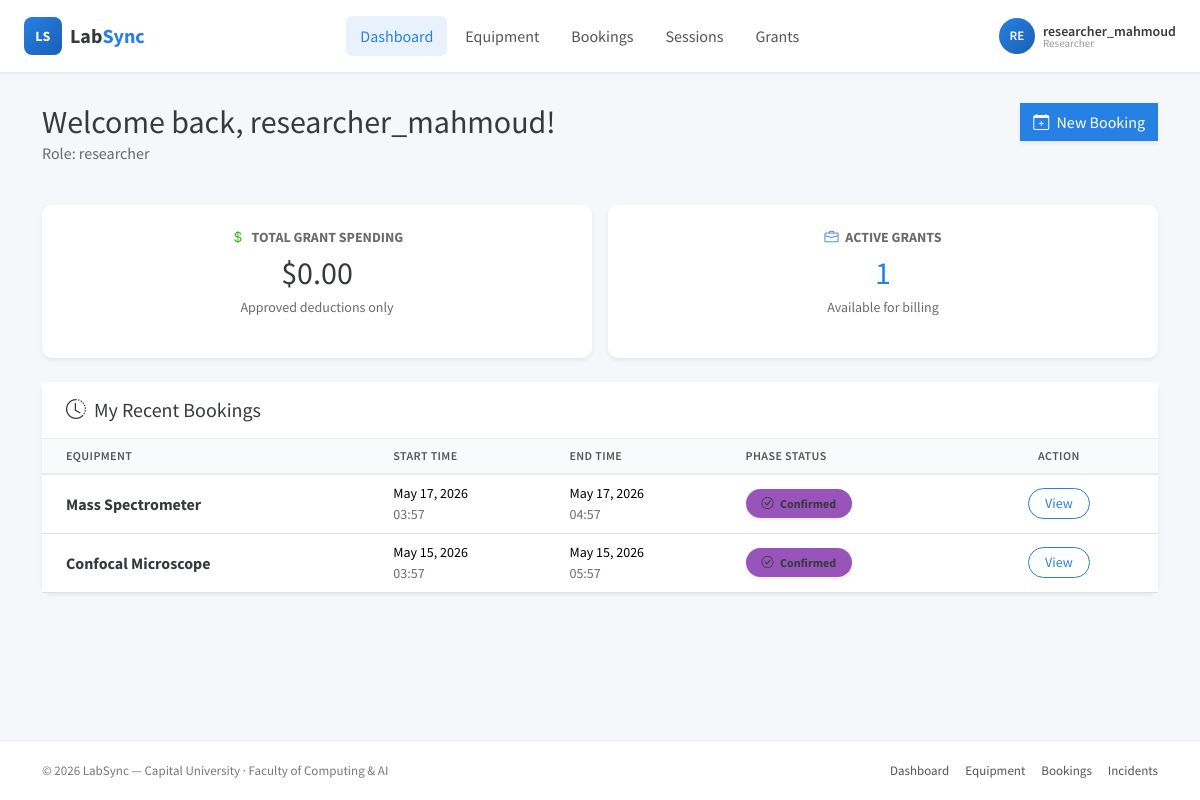
Page /LabSync-System/dashboard (signed in) on the committed database.
### tables this page shows
CREATE TABLE Bookings (

    bookingID INT PRIMARY KEY AUTO_INCREMENT,

    userID INT NOT NULL,

    equipmentID INT NOT NULL,

    startTime DATETIME NOT NULL,

    endTime DATETIME NOT NULL,

    bookingStatus ENUM('pending', 'waitlisted', 'confirmed', 'approved', 'rejected', 'cancelled', 'completed') DEFAULT 'pending',

    isAutoBooked BOOLEAN DEFAULT FALSE,

    parentBookingID INT NULL,

    grantID INT NULL,

    labManagerID INT NULL,

    totalCost DECIMAL(10,2) DEFAULT 0.00,

    cancellationReason TEXT NULL,

    createdAt DATETIME DEFAULT CURRENT_TIMESTAMP,

    updatedAt DATETIME DEFAULT CURRENT_TIMESTAMP ON UPDATE CURRENT_TIMESTAMP,

    CONSTRAINT fk_booking_user
    
        FOREIGN KEY (userID) REFERENCES Users(userID),

    CONSTRAINT fk_booking_equipment
    
        FOREIGN KEY (equipmentID) REFERENCES Equipment(equipmentID),

    CONSTRAINT fk_booking_parent
    
        FOREIGN KEY (parentBookingID) REFERENCES Bookings(bookingID),

    CONSTRAINT fk_booking_manager
    
        FOREIGN KEY (labManagerID) REFERENCES Users(userID)

);

CREATE TABLE Equipment (

    equipmentID INT PRIMARY KEY AUTO_INCREMENT,

    equipmentName VARCHAR(200) NOT NULL,

    equipmentStatus ENUM('available', 'in_use', 'locked_out', 'under_maintenance', 'calibration_needed') DEFAULT 'available',
    
    equipmentDescription TEXT NULL,

    requiredClearanceLevel INT DEFAULT 0,

    isDualUse BOOLEAN DEFAULT FALSE,

    totalUsageHours DECIMAL(10,2) DEFAULT 0.00,
    
    userTotalHours DECIMAL(10,2) DEFAULT 0.00,

    calibrationThresholdHours DECIMAL(10,2) DEFAULT 100.00,

    currentCalibrationHours DECIMAL(10,2) DEFAULT 0.00,

    powerUpBufferMinutes INT DEFAULT 0,

    coolDownBufferMinutes INT DEFAULT 0,

    hourlyRateExternal DECIMAL(10,2) NOT NULL,

    overheadPercentage DECIMAL(5,2) DEFAULT 0.00,

    lockoutReason TEXT NULL,

    lockedOutAt DATETIME NULL,

    createdAt DATETIME DEFAULT CURRENT_TIMESTAMP,

    updatedAt DATETIME DEFAULT CURRENT_TIMESTAMP ON UPDATE CURRENT_TIMESTAMP

);

### core/Controller.php (called while the page is built, shortened)
<?php
    class BaseController
    {
        protected function view($viewPath, $data = []) {
            $data['flash'] = $this->getFlash();
            if (isset($_SESSION['user'])) {
                $data['currentUser'] = $this->getCurrentUser();
                $data['currentRole'] = $this->getCurrentUserRole();
            } else {
                $data['currentUser'] = null;
                $data['currentRole'] = null;
            }
            extract($data);
            $viewFile = __DIR__ . '/../pages/' . $viewPath . '.php';
            require_once $viewFile;
        }
        protected function getCurrentUser() {
            return $_SESSION['user'] ?? null;
        }
        protected function getCurrentUserRole() {
            return $_SESSION['user']['userType'] ?? null;
        }
        protected function getFlash() {
            if (isset($_SESSION['flash'])) {
                $flash = $_SESSION['flash'];
                return $flash;
            }
            return null;
        }
    }

### core/App.php (called while the page is built, shortened)
<?php
class App
{
    private $basePath = 'LabSync-System';
    public function __construct()
    {
        require_once __DIR__ . '/../routes/routes.php';
        $url = $this->getURL();
        $httpMethod = $_SERVER['REQUEST_METHOD'];
        $router->dispatch($url, $httpMethod);
    }
    private function getURL()
    {
        $url = $_GET['url'] ?? '';
        $url = str_replace($this->basePath, '', $url);
        $url = filter_var($url, FILTER_SANITIZE_URL);
        $url = rtrim($url, '/');
        $url = ltrim($url, '/');
        return $url;
    }
}

### index.php (called while the page is built, shortened)
<?php
require_once __DIR__ . '/config/Database.php';
require_once __DIR__ . '/core/Controller.php';
require_once __DIR__ . '/core/App.php';
$app = new App();

### models/Booking.php (called while the page is built, shortened)
<?php
require_once __DIR__ . '/../config/Database.php';
class Booking {
    protected $db;
    public function __construct() {
        $this->db = Database::getInstance()->getConnection();
    }
        public function getBookingsByUserId($userID) {
            $stmt = $this->db->prepare("SELECT b.*, e.equipmentName FROM Bookings b JOIN Equipment e ON b.equipmentID = e.equipmentID WHERE b.userID = :id ORDER BY b.bookingID DESC LIMIT 10");
            $stmt->execute([':id' => $userID]);
            return $stmt->fetchAll(PDO::FETCH_ASSOC);
        }
    }
?>

### config/Database.php (called while the page is built, shortened)
<?php
class Database
{
    private static $instance = null;
    private $pdo;
    private function __construct()
    {
        $this->host = $_ENV['DB_HOST'];
        $this->username = $_ENV['DB_USER'];
        $this->password = $_ENV['DB_PASS'];
        $this->dbname = $_ENV['DB_NAME'];
        try {
            $this->pdo = new PDO(
                "mysql:host={$this->host};dbname={$this->dbname};charset=utf8",
                $this->username,
                $this->password
            );
            $this->pdo->setAttribute(PDO::ATTR_ERRMODE, PDO::ERRMODE_EXCEPTION);
        } catch (PDOException $e) {
            die("Database Connection Failed: " . $e->getMessage());
        }
    }
    public static function getInstance()
    {
        if (self::$instance == null) {
            self::$instance = new Database();
        }
        return self::$instance;
    }
    public function getConnection()
    {
        return $this->pdo;
    }
}

### pages/Researcher/ResearcherDashboard.php (the view, shortened to what this page needs)
<?php
require_once __DIR__ . '/../../includes/header.php';
?>
<div class="row mb-4">
    <div class="col-md-8">
        <h2 class="mb-0">Welcome back, <?= htmlspecialchars($userName ?? 'Researcher') ?>!</h2>
        <p class="text-muted">Role: <?= htmlspecialchars($currentRole ?? 'N/A') ?></p>
    </div>
    <div class="col-md-4 text-end">
        <a href="/LabSync-System/equipment" class="btn btn-primary shadow-sm">
            <i class="bi bi-calendar-plus me-1"></i> New Booking
        </a>
    </div>
</div>
<div class="row g-3 mb-4">
    <div class="col-md-6">
        <div class="card border-0 shadow-sm text-center h-100">
            <div class="card-body py-4">
                <h6 class="text-muted text-uppercase small fw-bold"><i class="bi bi-currency-dollar text-success me-1"></i> Total Grant Spending</h6>
                <h2 class="mb-0 text-dark">$<?= number_format($totalSpent ?? 0, 2) ?></h2>
                <p class="small text-muted mt-1">Approved deductions only</p>
            </div>
        </div>
    </div>
    <div class="col-md-6">
        <div class="card border-0 shadow-sm text-center h-100">
            <div class="card-body py-4">
                <h6 class="text-muted text-uppercase small fw-bold"><i class="bi bi-briefcase text-primary me-1"></i> Active Grants</h6>
                <h2 class="mb-0 text-primary"><?= count($assignedGrants ?? []) ?></h2>
                <p class="small text-muted mt-1">Available for billing</p>
            </div>
        </div>
    </div>
</div>
<div class="card shadow-sm border-0">
    <div class="card-header bg-white py-3">
        <h5 class="mb-0 text-dark"><i class="bi bi-clock-history text-secondary me-2"></i>My Recent Bookings</h5>
    </div>
    <div class="card-body p-0">
        <?php if (empty($recentBookings)): ?>
            <div class="p-5 text-center text-muted">
                <i class="bi bi-calendar-x fs-1 d-block mb-3 text-light"></i>
                <p>No recent activity found. Click 'New Booking' to get started!</p>
            </div>
        <?php else: ?>
            <div class="table-responsive">
                <table class="table table-hover align-middle mb-0">
                    <thead class="table-light">
                        <tr>
                            <th class="ps-4">Equipment</th>
                            <th>Start Time</th>
                            <th>End Time</th>
                            <th>Phase Status</th>
                            <th class="text-center pe-4">Action</th>
                        </tr>
                    </thead>
                    <tbody>
                        <?php foreach ($recentBookings as $booking): ?>
                            <tr>
                                <td class="ps-4 fw-bold text-dark"><?= htmlspecialchars($booking['equipmentName'] ?? 'Unknown') ?></td>
                                <td>
                                    <div class="small">
                                        <?= date('M d, Y', strtotime($booking['startTime'] ?? 'now')) ?><br>
                                        <span class="text-muted"><?= date('H:i', strtotime($booking['startTime'] ?? 'now')) ?></span>
                                    </div>
                                </td>
                                <td>
                                    <div class="small">
                                        <?= date('M d, Y', strtotime($booking['endTime'] ?? 'now')) ?><br>
                                        <span class="text-muted"><?= date('H:i', strtotime($booking['endTime'] ?? 'now')) ?></span>
                                    </div>
                                </td>
                                <td>
                                    <?php
                                        $status = strtolower($booking['bookingStatus'] ?? 'pending');
                                        $badgeConfig = match($status) {
                                            'pending' => ['bg-warning text-dark', 'bi-hourglass-split'],
                                            'confirmed' => ['bg-info text-dark', 'bi-check-circle'],
                                            'approved' => ['bg-success', 'bi-check-all'],
                                            'rejected' => ['bg-danger', 'bi-x-circle'],
                                            'cancelled' => ['bg-danger', 'bi-slash-circle'],
                                            'completed' => ['bg-secondary', 'bi-flag'],
                                            default => ['bg-dark', 'bi-circle']
                                        };
                                    ?>
                                    <span class="badge rounded-pill <?= $badgeConfig[0] ?> px-3 py-2 shadow-sm">
                                        <i class="bi <?= $badgeConfig[1] ?> me-1"></i> <?= ucfirst($status) ?>
                                    </span>
                                </td>
                                <td class="text-center pe-4">
                                    <a href="/LabSync-System/booking/view?id=<?= $booking['bookingID'] ?>" class="btn btn-outline-primary btn-sm rounded-pill px-3 fw-medium">View</a>
                                </td>
                            </tr>
                        <?php endforeach; ?>
                    </tbody>
                </table>
            </div>
        <?php endif; ?>
    </div>
</div>
<?php require_once __DIR__ . '/../../includes/footer.php'; ?>

### css/style.css (style rules this page uses)
:root { --ls-primary: #2780E3; --ls-success: #3FB618; --ls-info: #9954BB; --ls-warning: #FF7518; --ls-danger: #FF0039; --ls-dark: #373A3C; --ls-light: #F8F9FA; --ls-border: #E9ECEF; }
body { background: #f5f7fa; min-height: 100vh; display: flex; flex-direction: column; }
.card { border: 1px solid var(--ls-border); border-radius: 10px; box-shadow: 0 1px 3px rgba(0,0,0,0.04); }
.card-header { background: #fff; border-bottom: 1px solid var(--ls-border); padding: 18px 24px; font-weight: 600; }
.table thead th { background: #f9fafc; color: #555; font-weight: 600; text-transform: uppercase; font-size: 12px; letter-spacing: 0.4px; border-bottom: 2px solid var(--ls-border); }
.table tbody tr { transition: background 0.12s ease; }

### rows in the picture
bookings: equipmentID.equipmentName "Mass Spectrometer", startTime "May 17, 2026", startTime "03:57", endTime "May 17, 2026", endTime "04:57", bookingStatus "Confirmed"
bookings: equipmentID.equipmentName "Confocal Microscope", startTime "May 15, 2026", startTime "03:57", endTime "May 15, 2026", endTime "05:57", bookingStatus "Confirmed"

### other values in the picture
substr($userName, 0, 2) "RE"
$userName "researcher_mahmoud"
str_replace('_', ' ', $userRole) "Researcher"
$currentRole "researcher"
$totalSpent "0.00"
count($assignedGrants ?? []) "1"
